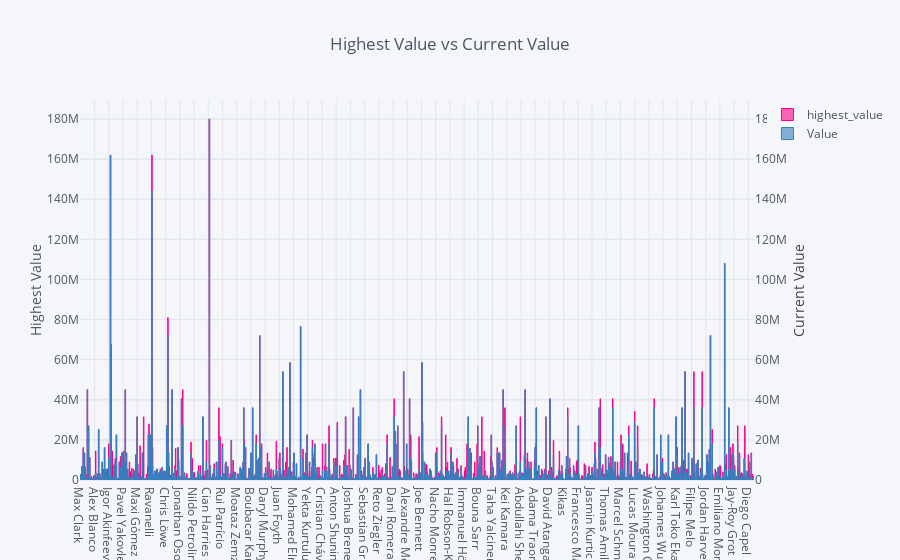

Notebook source saved alongside this figure:
### Markdown cell above
#### But how is it impacting our predictions?

### Code cell
# Creating dataset to plot
value_versus_highest = final_with_preds[['Value','player','highest_value']]

# Plotting
value_versus_highest.iplot(
    y='highest_value', x='player',kind='bar', secondary_y = 'Value',
    secondary_y_title='Current Value', yTitle='Highest Value',
    title='Highest Value vs Current Value',colors=['pink','blue'])

### Figure 1 — Plotly figure (JSON) as saved in the notebook; plotly's stock layout.template omitted (floating-point values rounded to 4 significant figures; data arrays with more than 128 entries replaced by an {"elided": "..."} marker saying what was removed)
{"data": [{"marker": {"color": "rgba(255, 0, 136, 0.6)", "line": {"color": "rgba(255, 0, 136, 1.0)", "width": 1}}, "name": "highest_value", "orientation": "v", "text": "", "type": "bar", "uid": "ddff6f13-5a89-4000-9ccd-00861dfda09f", "x": {"elided": "1143 str values"}, "y": {"elided": "1143 int values"}}, {"marker": {"color": "rgba(55, 128, 191, 0.6)", "line": {"color": "rgba(55, 128, 191, 1.0)", "width": 1}}, "name": "Value", "orientation": "v", "text": "", "type": "bar", "uid": "529f8288-e99e-4fa5-9399-ff984126d17d", "x": {"elided": "1143 str values"}, "xaxis": "x", "y": {"elided": "1143 int values"}, "yaxis": "y2"}], "layout": {"legend": {"bgcolor": "#F5F6F9", "font": {"color": "#4D5663"}}, "paper_bgcolor": "#F5F6F9", "plot_bgcolor": "#F5F6F9", "title": {"font": {"color": "#4D5663"}, "text": "Highest Value vs Current Value"}, "xaxis": {"gridcolor": "#E1E5ED", "showgrid": true, "tickfont": {"color": "#4D5663"}, "title": {"font": {"color": "#4D5663"}, "text": ""}, "zerolinecolor": "#E1E5ED"}, "yaxis": {"gridcolor": "#E1E5ED", "showgrid": true, "tickfont": {"color": "#4D5663"}, "title": {"font": {"color": "#4D5663"}, "text": "Highest Value"}, "zerolinecolor": "#E1E5ED"}, "yaxis2": {"anchor": "x", "gridcolor": "#E1E5ED", "overlaying": "y", "showgrid": true, "side": "right", "tickfont": {"color": "#4D5663"}, "title": {"text": "Current Value"}, "zerolinecolor": "#E1E5ED"}}}
